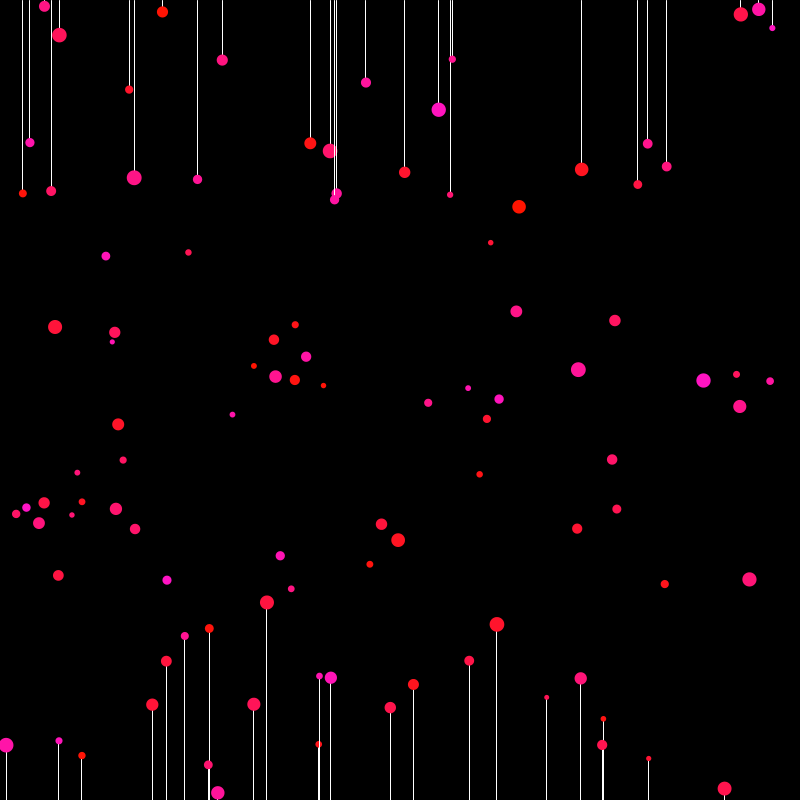
Frame 1 (no input)
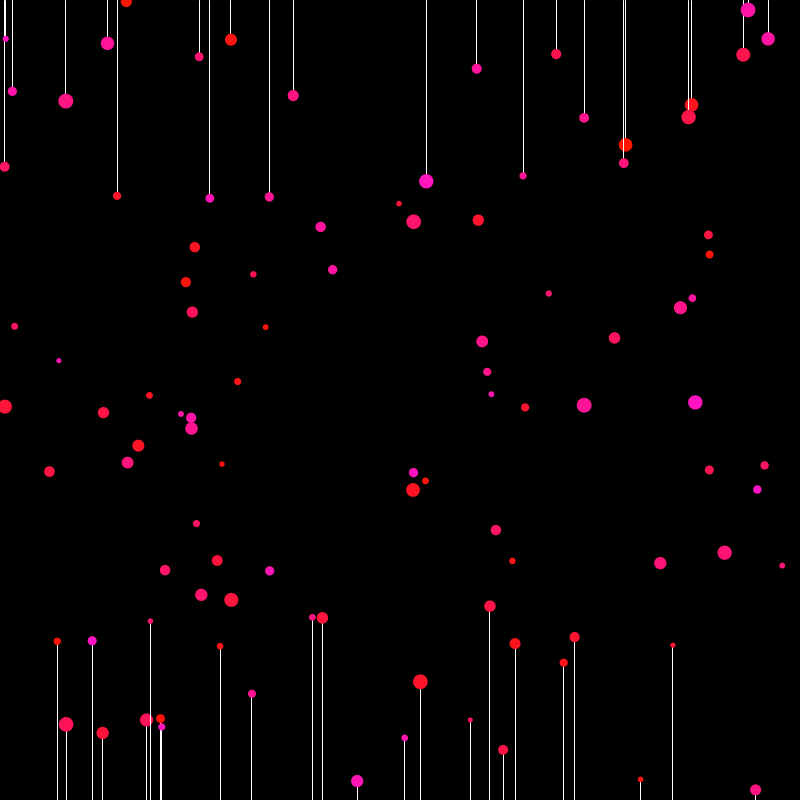
Frame 60 (the mouse pressed at the canvas centre just before this capture)
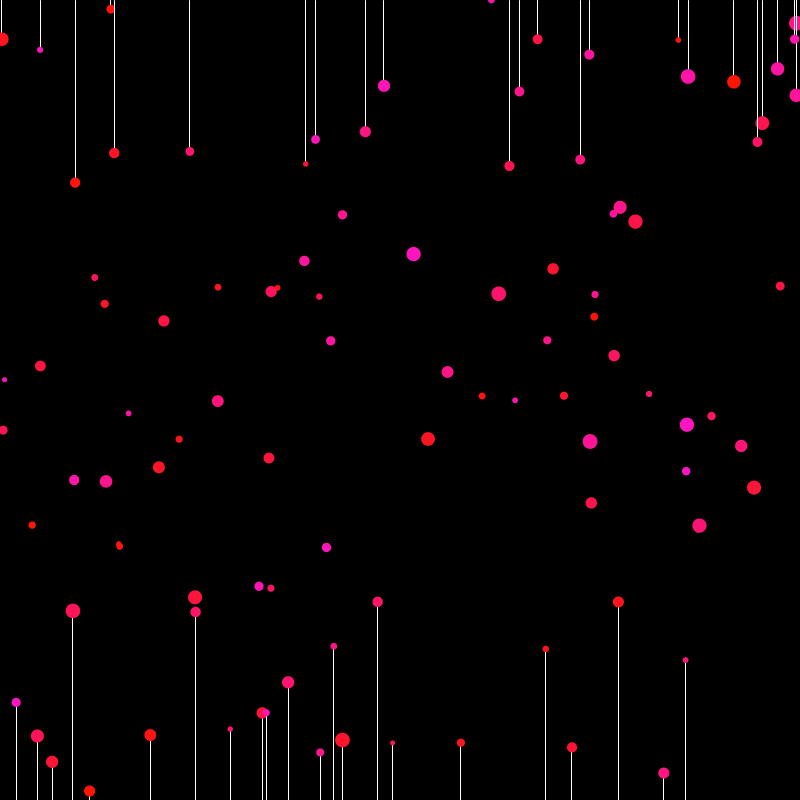
Frame 120 (the mouse held since frame 60 and released just before this capture)

The Processing sketch that drew these frames (run headless with seeded random() and noise(); from frame 60 on, the mouse is pressed at the canvas centre):

// Processing sketch: LSI_078_CircleConnectVar2
// ── LSI_078_CircleConnectVar2.pde
int nr=100;

float[] posX = new float[nr];
float[] posY = new float[nr];
float[] velX = new float[nr];
float[] velY = new float[nr];
float[] size = new float[nr];

void setup(){
 size(800,800);
 
 for(int i=0;i<nr;i++){
   posX[i]=random(width);
   posY[i]=random(width);
   velX[i]=random(-2,2);
   velY[i]=random(-2,2);
   size[i]=random(5,15); 
 }
}

void draw(){
 background(0);
 stroke(255);
 //update Positions and check borders
   for(int i=0;i<nr;i++){
//Update pos
posX[i]=posX[i]+velX[i];
posY[i]=posY[i]+velY[i];
//check borders
if(posX[i]<0)posX[i]=width;
if(posX[i]>width)posX[i]=0;
if(posY[i]<0)posY[i]=height;
if(posY[i]>height)posY[i]=0;
  }
 
stroke(255);
//line(0,height/2,width,height/2);
 
 // Draw circles
  for(int i=0;i<nr;i++){
 stroke(255);   
if(dist(posX[i],posY[i], posX[i],0)<200) line( posX[i],posY[i], posX[i],0);
if(dist(posX[i],posY[i], posX[i],height)<200) line( posX[i],posY[i], posX[i],height);  
    
noStroke();
fill(255,20,i*2);
ellipse(posX[i],posY[i],size[i],size[i]);


  }
  
  
}
